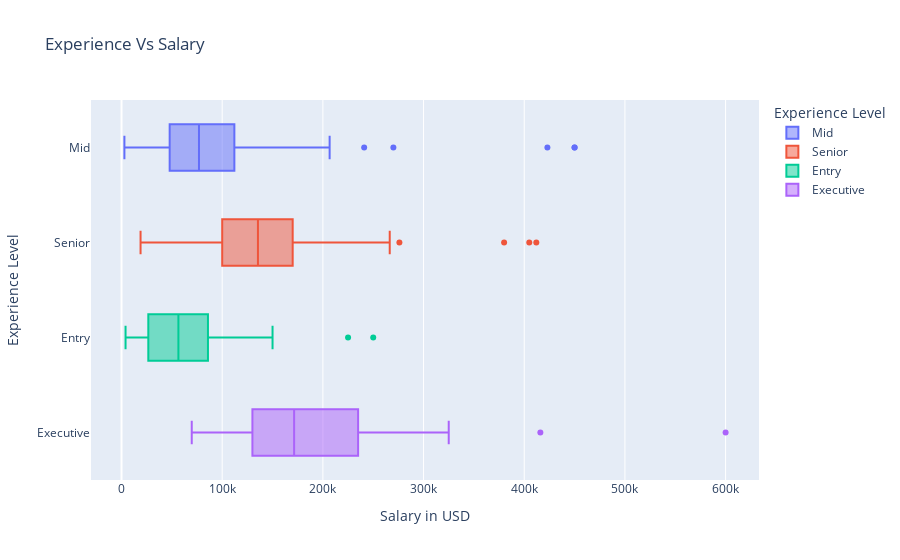

This figure's notebook cell:
### Markdown cell above
____________
Experience vs Salary
____________

### Code cell
px.box(
    data_frame=df,
    x="salary_in_usd",
    y="experience_level",
    labels = {"experience_level": "Experience Level", "salary_in_usd": "Salary in USD"},
    color="experience_level",
    title = "Experience Vs Salary",
);

### Figure 1 — Plotly figure (JSON) as saved in the notebook; plotly's stock layout.template omitted (floating-point values rounded to 4 significant figures; data arrays with more than 128 entries replaced by an {"elided": "..."} marker saying what was removed)
{"data": [{"alignmentgroup": "True", "hovertemplate": "Experience Level=%{y}<br>Salary in USD=%{x}<extra></extra>", "legendgroup": "Mid", "marker": {"color": "#636efa"}, "name": "Mid", "notched": false, "offsetgroup": "Mid", "orientation": "h", "showlegend": true, "type": "box", "x": {"elided": "213 int values"}, "x0": " ", "xaxis": "x", "y": {"elided": "213 str values"}, "y0": " ", "yaxis": "y"}, {"alignmentgroup": "True", "hovertemplate": "Experience Level=%{y}<br>Salary in USD=%{x}<extra></extra>", "legendgroup": "Senior", "marker": {"color": "#EF553B"}, "name": "Senior", "notched": false, "offsetgroup": "Senior", "orientation": "h", "showlegend": true, "type": "box", "x": {"elided": "280 int values"}, "x0": " ", "xaxis": "x", "y": {"elided": "280 str values"}, "y0": " ", "yaxis": "y"}, {"alignmentgroup": "True", "hovertemplate": "Experience Level=%{y}<br>Salary in USD=%{x}<extra></extra>", "legendgroup": "Entry", "marker": {"color": "#00cc96"}, "name": "Entry", "notched": false, "offsetgroup": "Entry", "orientation": "h", "showlegend": true, "type": "box", "x": [72000, 51321, 39916, 41689, 5707, 42000, 100000, 70000, 250000, 10000, 138000, 15966, 6072, 91000, 45896, 54742, 21669, 62726, 49268, 105000, 82528, 80000, 59102, 76833, 29751, 12000, 70000, 30428, 12000, 225000, 90000, 50000, 110037, 10354, 20000, 100000, 49646, 100000, 80000, 13400, 125000, 63831, 80000, 55000, 60000, 81000, 21844, 9272, 90000, 5882, 24823, 28609, 16228, 4000, 21637, 18053, 36643, 90000, 28399, 65013, 72500, 76833, 85000, 100000, 58000, 59102, 100000, 52351, 45807, 37300, 21983, 125000, 100000, 18442, 120000, 100000, 31875, 58035, 52396, 40000, 86703, 120000, 150000, 65000, 20000, 10000, 67000, 52000], "x0": " ", "xaxis": "x", "y": ["Entry", "Entry", "Entry", "Entry", "Entry", "Entry", "Entry", "Entry", "Entry", "Entry", "Entry", "Entry", "Entry", "Entry", "Entry", "Entry", "Entry", "Entry", "Entry", "Entry", "Entry", "Entry", "Entry", "Entry", "Entry", "Entry", "Entry", "Entry", "Entry", "Entry", "Entry", "Entry", "Entry", "Entry", "Entry", "Entry", "Entry", "Entry", "Entry", "Entry", "Entry", "Entry", "Entry", "Entry", "Entry", "Entry", "Entry", "Entry", "Entry", "Entry", "Entry", "Entry", "Entry", "Entry", "Entry", "Entry", "Entry", "Entry", "Entry", "Entry", "Entry", "Entry", "Entry", "Entry", "Entry", "Entry", "Entry", "Entry", "Entry", "Entry", "Entry", "Entry", "Entry", "Entry", "Entry", "Entry", "Entry", "Entry", "Entry", "Entry", "Entry", "Entry", "Entry", "Entry", "Entry", "Entry", "Entry", "Entry"], "y0": " ", "yaxis": "y"}, {"alignmentgroup": "True", "hovertemplate": "Experience Level=%{y}<br>Salary in USD=%{x}<extra></extra>", "legendgroup": "Executive", "marker": {"color": "#ab63fa"}, "name": "Executive", "notched": false, "offsetgroup": "Executive", "orientation": "h", "showlegend": true, "type": "box", "x": [325000, 79833, 150000, 235000, 153667, 230000, 85000, 130026, 250000, 69741, 416000, 600000, 141846, 242000, 200000, 130000, 110000, 224000, 167875, 175000, 135000, 118187, 79039, 196979, 324000, 216000], "x0": " ", "xaxis": "x", "y": ["Executive", "Executive", "Executive", "Executive", "Executive", "Executive", "Executive", "Executive", "Executive", "Executive", "Executive", "Executive", "Executive", "Executive", "Executive", "Executive", "Executive", "Executive", "Executive", "Executive", "Executive", "Executive", "Executive", "Executive", "Executive", "Executive"], "y0": " ", "yaxis": "y"}], "layout": {"boxmode": "overlay", "legend": {"title": {"text": "Experience Level"}, "tracegroupgap": 0}, "title": {"text": "Experience Vs Salary"}, "xaxis": {"anchor": "y", "domain": [0, 1], "title": {"text": "Salary in USD"}}, "yaxis": {"anchor": "x", "categoryarray": ["Executive", "Entry", "Senior", "Mid"], "categoryorder": "array", "domain": [0, 1], "title": {"text": "Experience Level"}}}}
